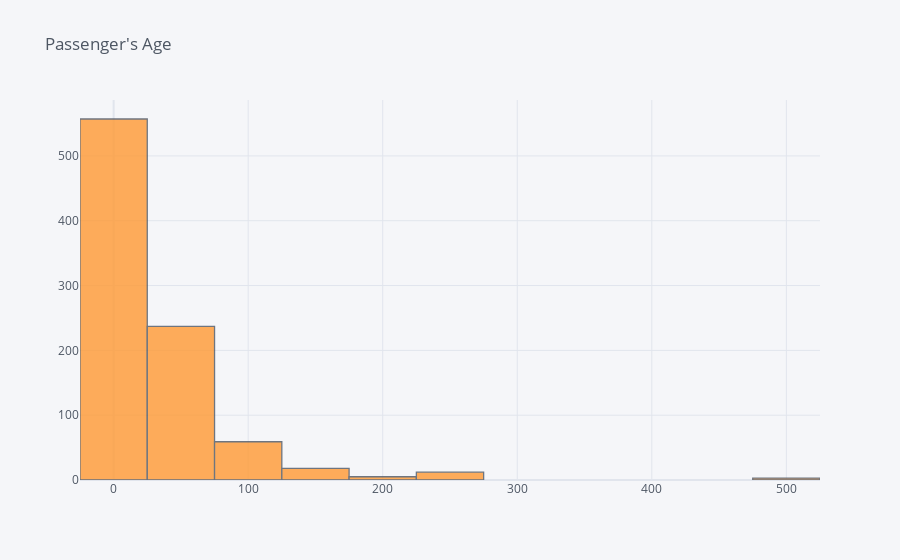

This figure's notebook cell:
### Markdown cell above
### Pclass는 1,2,3의 값이 있다.

### Code cell
train['Fare'].iplot(kind = 'histogram', bins = 20, title = "Passenger's Age")

### Figure 1 — Plotly figure (JSON) as saved in the notebook; plotly's stock layout.template omitted (floating-point values rounded to 4 significant figures; data arrays with more than 128 entries replaced by an {"elided": "..."} marker saying what was removed)
{"data": [{"histfunc": "count", "histnorm": "", "marker": {"color": "rgba(255, 153, 51, 1.0)", "line": {"color": "#4D5663", "width": 1.3}}, "name": "Fare", "nbinsx": 20, "opacity": 0.8, "orientation": "v", "type": "histogram", "x": {"elided": "891 float values"}}], "layout": {"barmode": "overlay", "legend": {"bgcolor": "#F5F6F9", "font": {"color": "#4D5663"}}, "paper_bgcolor": "#F5F6F9", "plot_bgcolor": "#F5F6F9", "title": {"font": {"color": "#4D5663"}, "text": "Passenger's Age"}, "xaxis": {"gridcolor": "#E1E5ED", "showgrid": true, "tickfont": {"color": "#4D5663"}, "title": {"font": {"color": "#4D5663"}, "text": ""}, "zerolinecolor": "#E1E5ED"}, "yaxis": {"gridcolor": "#E1E5ED", "showgrid": true, "tickfont": {"color": "#4D5663"}, "title": {"font": {"color": "#4D5663"}, "text": ""}, "zerolinecolor": "#E1E5ED"}}}
